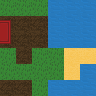

This game map was drawn from its Tiled (.tmx) file and the tilesets committed beside it. A one-line description and the full map source follow:
An orthogonal 6x6 tile map with 16x16 px tiles, 2 tile layers (underterrain, terrain) and 3 objects.

<map version="1.0" orientation="orthogonal" renderorder="right-down" width="6" height="6" tilewidth="16" tileheight="16" nextobjectid="19">
 <properties>
  <property name="type" value="outside" />
 </properties>
 <tileset firstgid="1" name="tileset" tilewidth="16" tileheight="16" tilecount="100" columns="10">
  <image source="../test_tileset.png" width="160" height="160" />
 </tileset>
 <layer name="underterrain" width="6" height="6">
  <data encoding="csv">
0,0,0,0,0,0,
3,0,0,0,0,0,
3,0,0,0,0,0,
0,0,0,0,0,0,
0,0,0,0,0,0,
0,0,0,0,0,0
</data>
 </layer>
 <layer name="terrain" width="6" height="6">
  <data encoding="csv">
2,2,2,7,7,7,
2684354579,3,3,7,7,7,
3758096403,3,3,7,7,7,
2,3,2,2,6,6,
2,2,2,2,6,7,
3,3,2,7,7,7
</data>
 </layer>
 <objectgroup name="objects">
  <object id="16" gid="9" x="8" y="80.6667" width="16" height="16" rotation="-20" />
  <object id="17" gid="9" x="14" y="24.6667" width="16" height="16" />
  <object id="18" gid="9" x="44" y="62.6667" width="16" height="16" rotation="78" />
 </objectgroup>
</map>
